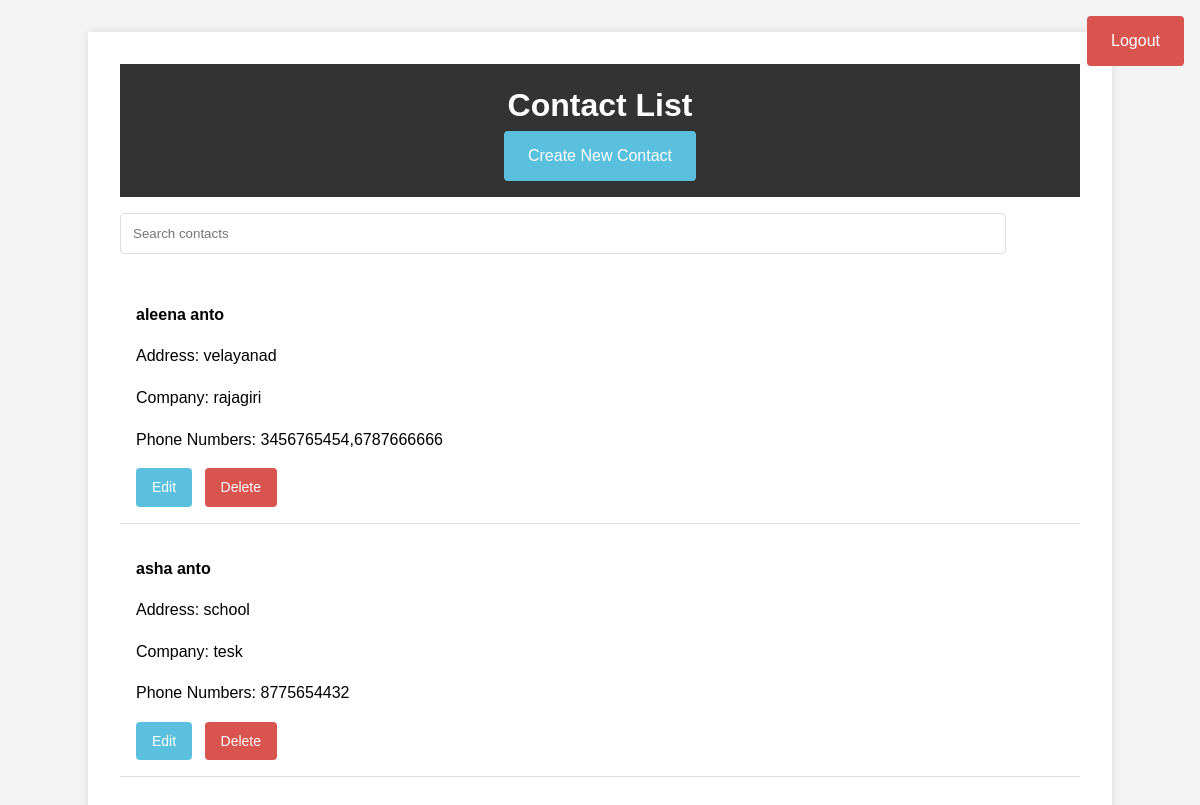
Before: /contacts/ (signed in) with the older database file.
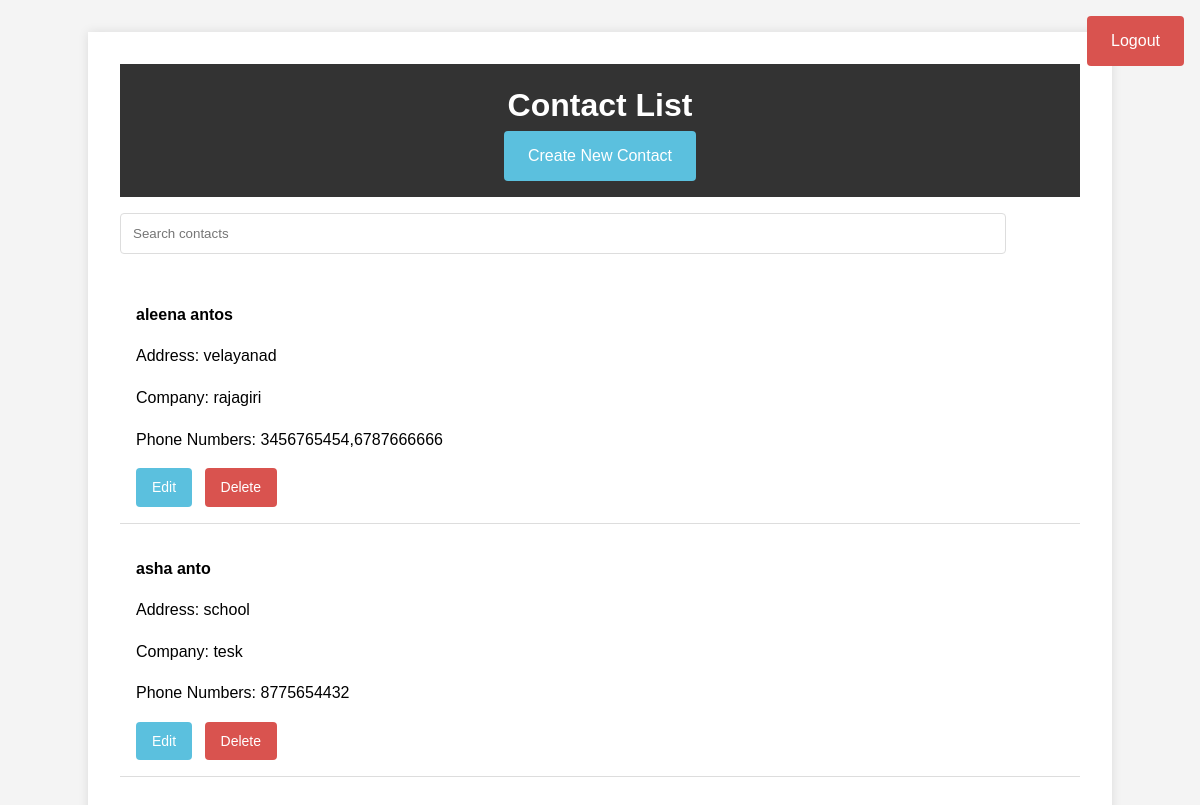
After: the same page with the newer database file.
### contacts/models.py (models this page shows, shortened)
class Contact(models.Model):
    user = models.ForeignKey(settings.AUTH_USER_MODEL, on_delete=models.CASCADE)
    first_name = models.CharField(max_length=30)
    last_name = models.CharField(max_length=30)
    address = models.TextField()
    company = models.CharField(max_length=100)
    phone_numbers = models.TextField(validators=[validate_phone_numbers])  # Store multiple phone numbers as comma-separated string

### contacts/views.py (the view, shortened to what this page needs)
# urls.py: path('', views.list_contacts, name='list_contacts'),
@login_required
@cache_control(no_cache=True, must_revalidate=True, no_store=True)
def list_contacts(request):
    query = request.GET.get('q', '')
    contacts = Contact.objects.filter(user=request.user)  # Filter contacts for the current user
    paginator = Paginator(contacts, 2)  # Show 5 contacts per page
    page_number = request.GET.get('page', 1)
    contacts_page = paginator.get_page(page_number)
    total_pages = paginator.num_pages
    contacts_data = list(contacts_page.object_list.values(
        'id', 'first_name', 'last_name', 'address', 'company', 'phone_numbers'
    ))
    response_data = {
        'contacts': contacts_data,
        'has_previous': contacts_page.has_previous(),
        'has_next': contacts_page.has_next(),
        'page_number': contacts_page.number,
        'total_pages': total_pages
    }
    if request.headers.get('x-requested-with') == 'XMLHttpRequest':
        return JsonResponse(response_data)
    return render(request, 'contact_list.html', {
        'contacts': contacts_page,
        'query': query,  # Pass the query to the template
    })

### contacts/templates/contact_list.html (shortened to what this page needs)
{% load custom_filters %}
<!DOCTYPE html>
<html lang="en">
<head>
</head>
<body style="font-family: Arial, sans-serif; line-height: 1.6; margin: 0; padding: 0; background-color: #f4f4f4;">
    <a href="{% url 'contacts:logout' %}" style="position: fixed;top: 1rem;right: 1rem;padding: 0.75rem 1.5rem;border: none;border-radius: 4px;background-color: #d9534f;color: #fff;text-decoration: none;font-size: 1rem;cursor: pointer;z-index: 1000; /* Ensure the button stays on top */">Logout</a>
    <div style="width: 80%; margin: auto; overflow: hidden; background-color: #fff; padding: 2rem; box-shadow: 0 0 10px rgba(0, 0, 0, 0.1); margin-top: 2rem;">
        <header style="background: #333; color: #fff; padding: 1rem 0; text-align: center; margin-bottom: 1rem;">
            <h1 style="margin: 0;">Contact List</h1>
            <a href="{% url 'contacts:create_contact' %}" style="display: inline-block; padding: 0.75rem 1.5rem; border: none; border-radius: 4px; background-color: #5bc0de; color: #fff; text-decoration: none; font-size: 1rem; cursor: pointer;">Create New Contact</a>
        </header>
        <main>
            <input type="text" id="search" placeholder="Search contacts" style="padding: 0.75rem; border: 1px solid #ddd; border-radius: 4px; width: calc(100% - 100px);">
            <ul id="contact-list" style="list-style: none; padding: 0;">
                {% for contact in contacts %}
                    <li style="padding: 1rem; border-bottom: 1px solid #ddd;">
                        <p><strong>{{ contact.first_name }} {{ contact.last_name }}</strong></p>
                        <p>Address: {{ contact.address }}</p>
                        <p>Company: {{ contact.company }}</p>
                        <p>Phone Numbers: {{ contact.phone_numbers }}</p>
                        <a href="{% url 'contacts:edit_contact' contact.pk %}" style="display: inline-block; padding: 0.5rem 1rem; border: none; border-radius: 4px; background-color: #5bc0de; color: #fff; text-decoration: none; font-size: 0.875rem; cursor: pointer; margin-right: 0.5rem;">Edit</a>
                        <a href="{% url 'contacts:delete_contact' contact.pk %}" style="display: inline-block; padding: 0.5rem 1rem; border: none; border-radius: 4px; background-color: #d9534f; color: #fff; text-decoration: none; font-size: 0.875rem; cursor: pointer;">Delete</a>
                    </li>
                {% endfor %}
            </ul>
        </main>
    </div>
</body>
</html>

Changed rows visible on the page:
changed Contact "aleena": last_name "anto" → "antos"
